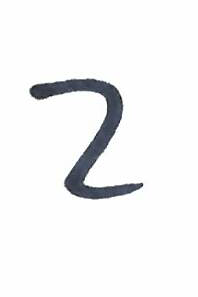
#> input picture marker-2.png, 198 x 297 px
$ python read_digit.py
#> lines starting #> are read from the running program, lines starting #| are printed output that depends on the picture
#!/usr/bin/env python3
# -*- coding: utf-8 -*-
"""
Created on Tue Jul 16 15:40:33 2019

read_digit: function to take in a file and store it in the same digit format

@author: des0pcm (Peter Matthews)
"""

import matplotlib.image as img
import matplotlib.pyplot as plt
import numpy as np

def read_digit(fname):
    """ read file, and map into an 8x8 format, tightly bounded """
#> called with fname = 'marker-2.png'
    # First, read the image
    dig_raw = img.imread('marker-2.png')
#> dig_raw is the input picture: shape (297, 198, 4) float32; mean R, G, B, A 0.952, 0.953, 0.956, 1

    # dig_raw is an array with 1.0 = white, opposite to svm digits
    dig_raw = 1-dig_raw

    dig_flat = dig_raw[:,:,0] # flatten RGBI to R
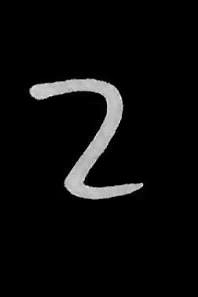
#> dig_flat: shape (297, 198) float32; min 0, max 0.969, mean 0.0485

    # now find/shrink boundary of digit
    # assume that digit is on a white background (0ish), and find where this ends
    # Do this by computing sum of each line, normalising, and then find where the image starts
    norm0 = np.sum(dig_flat,0)/max(np.sum(dig_flat,0))
#> norm0 = 198 values, max 1 at index 107, min 0.019 at index 151, mean 0.251
    norm1 = np.sum(dig_flat,1)/max(np.sum(dig_flat,1))
#> norm1 = 297 values, max 1 at index 90, min 0.0117 at index 0, mean 0.145

    thresh = 0.05 # threshold for image data
    test0 = [*(norm0 > thresh)]   # python wizardry here... array -> list
#> test0 = 198 items, first 6: False, False, False, False, False, False
    idx0_low = test0.index(True) # find the first true
#> idx0_low = 29
    test0.reverse()
    idx0_high = test0.index(True) # find the last true (by reversing list)
#> idx0_high = 55

    test1 = [*(norm1 > thresh)] # and again the other direction
#> test1 = 297 items, first 6: False, False, False, False, False, False
    idx1_low = test1.index(True)
#> idx1_low = 78
    test1.reverse()
    idx1_high = test1.index(True)
#> idx1_high = 97

    # Crop

    dig_crop = dig_flat[idx1_low:-idx1_high, idx0_low:-idx0_high] # note the swap of indices
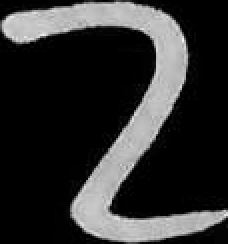
#> dig_crop: shape (122, 114) float32 (shown 2 times larger); min 0, max 0.969, mean 0.192

    #plt.imshow(dig_crop)
    #plt.show()

    # scale to an 8x8 object (roughly!)
    dx = int(np.floor(np.shape(dig_crop)[0]/8))
#> dx = 15
    dy = int(np.floor(np.shape(dig_crop)[1]/8))
#> dy = 14

    dig_out = []
    for x in range(8):
        dig_line = []
        for y in range (8):
            dig_sub = dig_crop[x*dx:(x+1)*dx, y*dy:(y+1)*dy]
            dig_line.append(np.mean(dig_sub))
        dig_out.append(np.asarray(dig_line))
#> after the loop, dig_out = 8 items

    dig_out = np.asarray(dig_out)
    dig_out = dig_out/dig_out.max()
    dig_out = np.floor(16*dig_out) # sci-kit learn digits encoded 0-16
    # return result
    return(dig_out)


dig=read_digit('marker-2.png')
plt.imshow(dig)

dig_flat = dig.reshape(1,-1) # flatten matrix into a 1d vector
#classifier.predict(dig_flat) #once classifier has been trained!
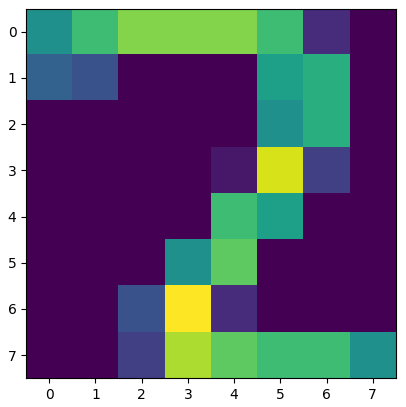
#> figure drawn by matplotlib, 1 panel

$ run again, with marker-3.png copied over marker-2.png
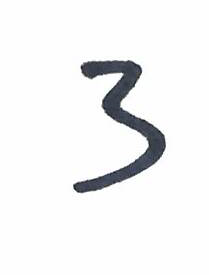
#> input picture marker-3.png, 209 x 275 px
#> in read_digit, dig_raw is the input picture: shape (275, 209, 4) float32; mean R, G, B, A 0.949, 0.95, 0.953, 1
#> norm0 = 209 values, max 1 at index 120, min 0.0207 at index 0, mean 0.271
#> norm1 = 275 values, max 1 at index 68, min 0.016 at index 198, mean 0.227
#> test0 = 209 items, first 6: False, False, False, False, False, False
#> idx0_low = 73
#> idx0_high = 43
#> test1 = 275 items, first 6: False, False, False, False, False, False
#> idx1_low = 60
#> idx1_high = 82
#> in read_digit, `dig_crop = dig_flat[idx1_low:-idx1_high, idx0_low:-idx0_high]`:
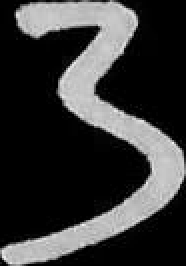
#> dig_crop: shape (133, 93) float32 (shown 2 times larger); min 0, max 0.965, mean 0.223
#> after the loop in read_digit, `for x in range(8):`: dig_out = 8 items
#> `#classifier.predict(dig_flat)`:
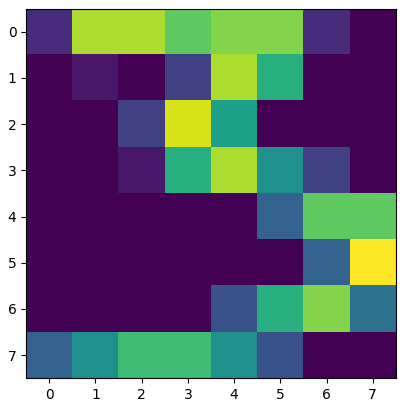
#> figure drawn by matplotlib, 1 panel

$ run again, with PCM-digits.tif saved as marker-2.png
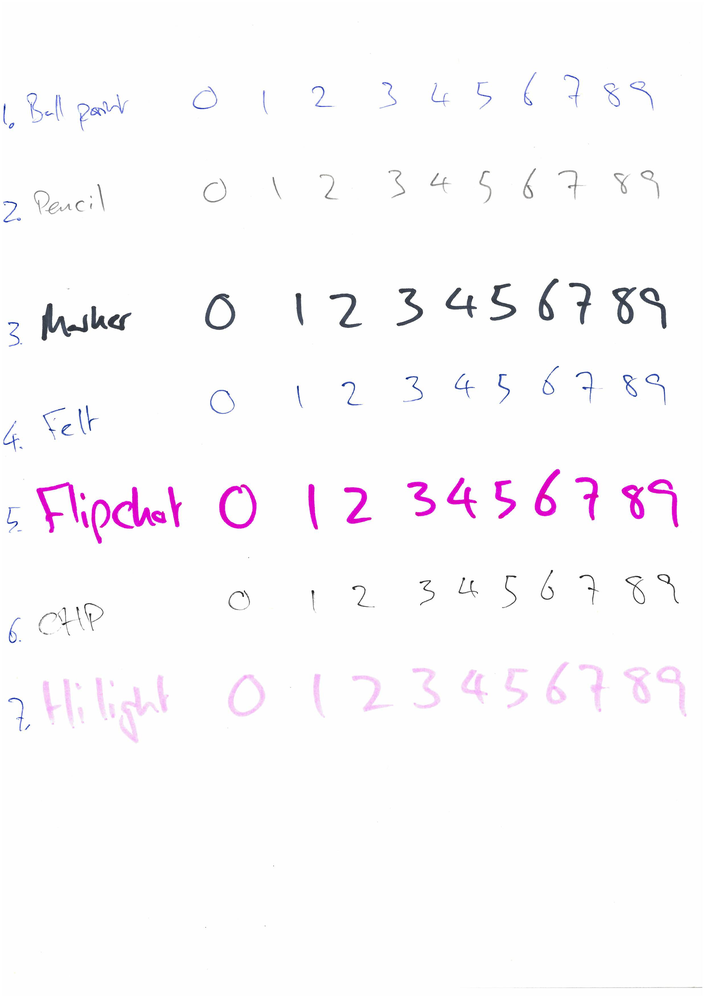
#> input picture PCM-digits.tif, 706 x 999 px, shrunk from 2480 x 3508 before the run
#> in read_digit, dig_raw is the input picture: shape (999, 706, 3) float32; mean R, G, B 0.989, 0.982, 0.99
#> norm0 = 706 values, max 1 at index 46, min 0 at index 705, mean 0.331
#> norm1 = 999 values, max 1 at index 317, min 0 at index 0, mean 0.105
#> test0 = 706 items, first 6: False, False, True, True, True, True
#> idx0_low = 2
#> idx0_high = 3
#> test1 = 999 items, first 6: False, False, False, False, False, False
#> idx1_low = 75
#> idx1_high = 10
#> in read_digit, `dig_crop = dig_flat[idx1_low:-idx1_high, idx0_low:-idx0_high]`:
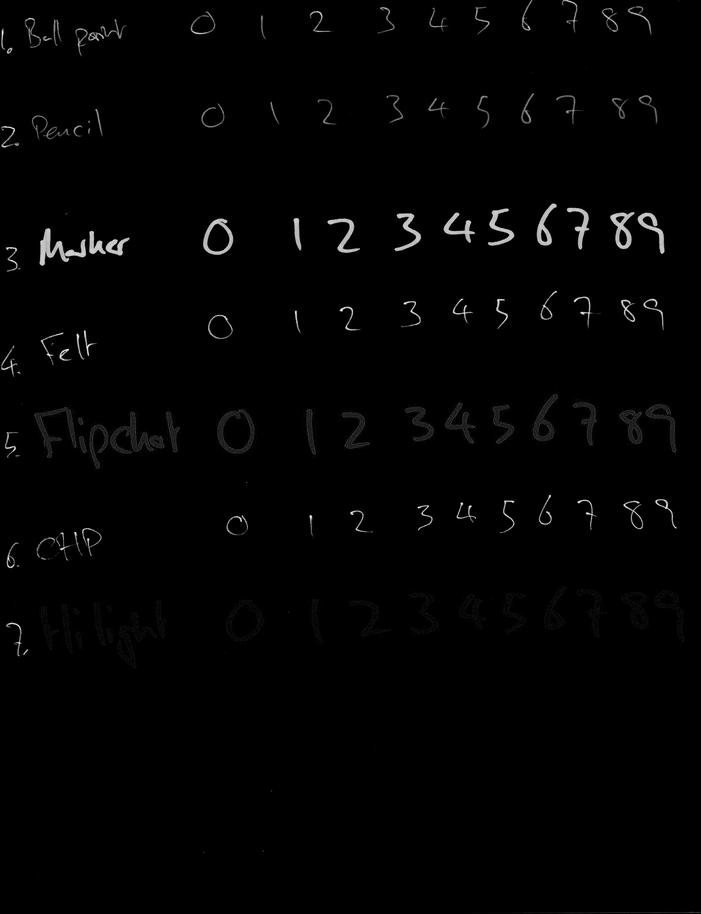
#> dig_crop: shape (914, 701) float32; min 0, max 1, mean 0.0143
#> after the loop in read_digit, `for x in range(8):`: dig_out = 8 items
#> `#classifier.predict(dig_flat)`:
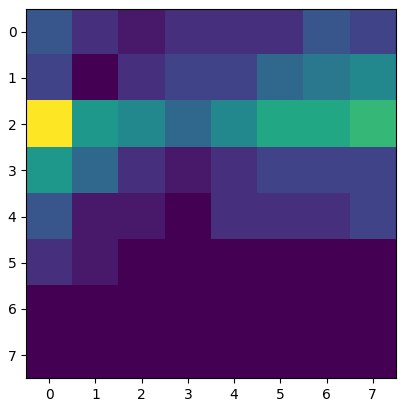
#> figure drawn by matplotlib, 1 panel
